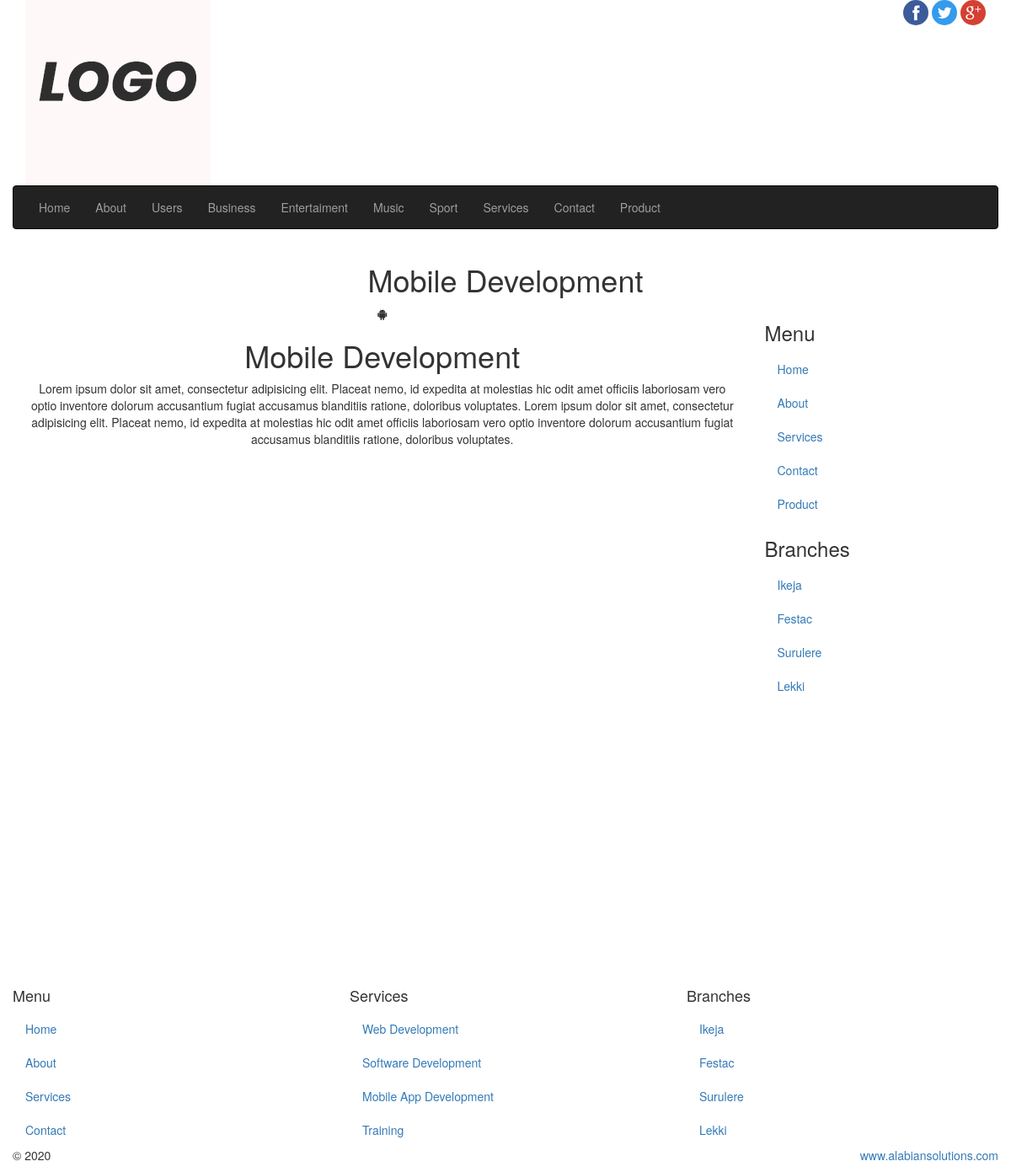
Screenshot of /frontend/service-page/1 with the database file from the repository.
### classwork_app/models.py (models this page shows, shortened)
class Category(models.Model):
    cat_name = models.CharField(max_length=100, verbose_name='Category Name')
    desc = models.TextField(blank=True, null=True, verbose_name='Description')

class Services(models.Model):
    s_title = models.CharField(max_length=150)
    logos = models.FileField(blank=True, null=True, upload_to='uploads/')
    s_content = models.TextField()

### classwork_app/views.py (the view)
# urls.py: path('service-page/<int:serve_id>', views.service_detail, name='service_detail'),
def service_detail(request, serve_id):
    try:
        s_detail = Services.objects.get(id=serve_id)
    except About.DoesNotExist:
        raise Http404('Model or page does not exist')
    return render(request, 'classwork_app/service-detail.html', {'sd':s_detail})

### classwork_app/custom_processor.py (called while the page is built)
def footer_date(request):
    footer_time = datetime.now()
    context = {'site_date':footer_time}
    return context

def menu_cat(request):
    category = Category.objects.all()
    kwargs = {'cat':category}
    return kwargs

### classwork_app/templates/classwork_app/service-detail.html (shortened to what this page needs)
{% extends 'classwork_app/base.html' %}
{% load static %}
{% block content %}
  <section id="sectionTitle">
    <div class="pageTitle text-center">
      <h1>{{ sd.s_title }}</h1>
    </div>
  </section>
  <section id="services">
  <div class="row">
    <div class="col-sm-9 text-center" id="mainContent">
      <div class="row">
        {% if sd %}
        <div class="col-sm-12">
          <span class="fa fa-android"></span>
          <h1>{{ sd.s_title }}</h1>
          <p>
            {{ sd.s_content }}
          </p>
        </div>
        {% endif %}
      </div>
    </div>
    {% include 'classwork_app/sidebar.html' %}
  </div>
</section>
{% endblock  %}

### classwork_app/templates/classwork_app/base.html (shortened to what this page needs)
{% load static %}
<!DOCTYPE html>
<html lang="en">
  <head>
    <link href="{% static 'classwork_app/css/bootstrap.min.css' %}" rel="stylesheet">
    <link href="{% static 'classwork_app/css/font-awesome.min.css' %}" rel="stylesheet">
    <link href="{% static 'classwork_app/css/style.css' %}" rel="stylesheet">
  </head>
  <body>
    <div class="container">
      <header id="siteLogo">
        <div class="row">
          <div class="col-sm-3">
            <a href="index.html">
              <img src="{% static 'classwork_app/images/logo.png' %}">
            </a>
          </div>
          <div class="col-sm-9">
            <span class="social-logo pull-right">
              <a href="#">
                <img src="{% static 'classwork_app/images/fb.png' %}" class="img-circle">
              </a>
              <a href="#">
                <img src="{% static 'classwork_app/images/tw.png' %}" class="img-circle">
              </a><a href="#">
                <img src="{% static 'classwork_app/images/gp.png' %}" class="img-circle">
              </a>
            </span>
          </div>
        </div>
      </header>
      <section id="siteMenu">
        <div class="row">
          <nav class="navbar navbar-inverse">
            <div class="collapse navbar-collapse" id="mainNav">
                {% url 'index' as home %}
                {% url 'classwork_app:about' as about %}
                {% url 'classwork_app:users' as us %}
                {% url 'classwork_app:service' as service %}
              <ul class="nav navbar-nav">
                <li {% if request.path == home %} class='active' {% endif %}><a href="{% url 'index' %}">Home</a></li>
                <li {% if request.path == about %} class='active' {% endif %}><a href="{% url 'classwork_app:about' %}">About</a></li>
                <li {% if request.path == us %} class='active' {% endif %}><a href="{% url 'classwork_app:users' %}">Users</a></li>
                {% if cat %}
                  {% for c in cat %}
                  <li><a href="{% url 'classwork_app:post_list' c.id %}">{{ c.cat_name }}</a></li>
                  {% endfor %}
                {% endif %}
                <li {% if request.path == service %} class='active' {% endif %}><a href="{% url 'classwork_app:service' %}">Services</a></li>
                <li><a href="contact.html">Contact</a></li>
                <li><a href="#">Product</a></li>
              </ul>
            </div>
          </nav>
        </div>
      </section>
      {% block content %}
      {% endblock %}
    </div>
    <footer class="container-fluid" id="siteFooter">
      <div class="row">
        <div class="col-sm-4">
          <h4>Menu</h4>
          <ul class="nav">
            <li><a href="#">Home</a></li>
            <li><a href="#">About</a></li>
            <li><a href="#">Services</a></li>
            <li><a href="#">Contact</a></li>
          </ul>
        </div>
        <div class="col-sm-4">
          <h4>Services</h4>
          <ul class="nav">
            <li><a href="#">Web Development</a></li>
            <li><a href="#">Software Development</a></li>
            <li><a href="#">Mobile App Development</a></li>
            <li><a href="#">Training</a></li>
          </ul>
        </div>
        <div class="col-sm-4">
          <h4>Branches</h4>
          <ul class="nav">
            <li><a href="#">Ikeja</a></li>
            <li><a href="#">Festac</a></li>
            <li><a href="#">Surulere</a></li>
            <li><a href="#">Lekki</a></li>
          </ul>
        </div>
      </div>
      <div class="row">
        <div class="col-md-3">
          <p>&copy; {{ site_date| date:'Y'}}</p>
        </div>
        <div class="col-md-9">
          <p class="copy pull-right">
            <a href="#" target="_blank">www.alabiansolutions.com</a>
          </p>
        </div>
      </div>
    </footer>
  </body>
</html>

### rows the page displays
Category: cat_name "Business"
Category: cat_name "Entertaiment"
Category: cat_name "Music"
Category: cat_name "Sport"
Services: s_title "Mobile Development", s_content "Lorem ipsum dolor sit amet, consectetur adipisicing elit. Placeat nemo, id expedita at molestias hic odit amet officiis laboriosam vero optio inventore dolorum accusantium fugiat accusamus blanditiis ratione, doloribus voluptates. Lorem ipsum dolor sit amet, consectetur adipisicing elit. Placeat nemo, id expedita at molestias hic odit amet officiis laboriosam vero optio inventore dolorum accusantium fugiat accusamus blanditiis ratione, doloribus voluptates."
